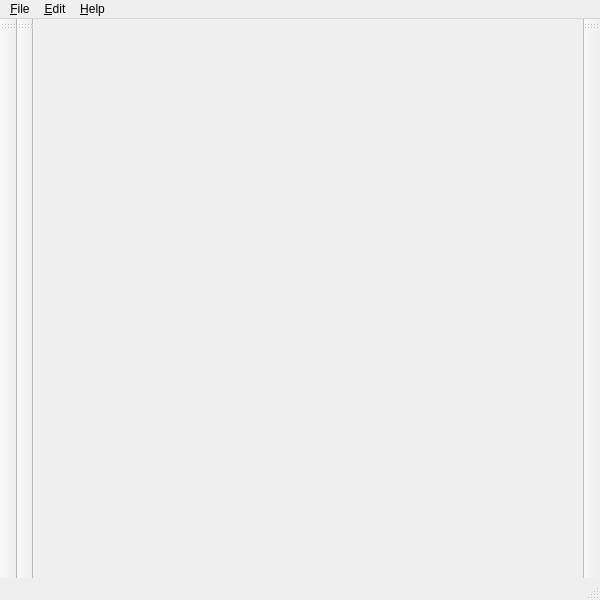
<?xml version="1.0" encoding="UTF-8"?>
<ui version="4.0">
 <class>MainWindow</class>
 <widget class="QMainWindow" name="MainWindow">
  <property name="geometry">
   <rect>
    <x>0</x>
    <y>0</y>
    <width>600</width>
    <height>600</height>
   </rect>
  </property>
  <property name="windowTitle">
   <string>QtMindMap</string>
  </property>
  <property name="windowIcon">
   <iconset resource="../images/qtmindmap.qrc">
    <normaloff>:/qtmindmap.svg</normaloff>:/qtmindmap.svg</iconset>
  </property>
  <widget class="QWidget" name="centralWidget"/>
  <widget class="QMenuBar" name="menuBar">
   <property name="geometry">
    <rect>
     <x>0</x>
     <y>0</y>
     <width>600</width>
     <height>21</height>
    </rect>
   </property>
   <widget class="QMenu" name="menuFile">
    <property name="title">
     <string>&amp;File</string>
    </property>
    <addaction name="actionNew"/>
    <addaction name="actionOpen"/>
    <addaction name="actionSave"/>
    <addaction name="actionSaveAs"/>
    <addaction name="actionClose"/>
    <addaction name="separator"/>
    <addaction name="actionExport"/>
    <addaction name="separator"/>
    <addaction name="actionQuit"/>
   </widget>
   <widget class="QMenu" name="menuHelp">
    <property name="title">
     <string>&amp;Help</string>
    </property>
    <addaction name="actionAbout_QtMindMap"/>
   </widget>
   <widget class="QMenu" name="menuEdit">
    <property name="title">
     <string>&amp;Edit</string>
    </property>
   </widget>
   <addaction name="menuFile"/>
   <addaction name="menuEdit"/>
   <addaction name="menuHelp"/>
  </widget>
  <widget class="QToolBar" name="mainToolBar">
   <property name="windowTitle">
    <string>main toolbar</string>
   </property>
   <attribute name="toolBarArea">
    <enum>LeftToolBarArea</enum>
   </attribute>
   <attribute name="toolBarBreak">
    <bool>false</bool>
   </attribute>
  </widget>
  <widget class="QStatusBar" name="statusBar"/>
  <widget class="QToolBar" name="statusIcons_toolBar">
   <property name="enabled">
    <bool>true</bool>
   </property>
   <property name="windowTitle">
    <string>insert status icons</string>
   </property>
   <attribute name="toolBarArea">
    <enum>RightToolBarArea</enum>
   </attribute>
   <attribute name="toolBarBreak">
    <bool>false</bool>
   </attribute>
  </widget>
  <widget class="QToolBar" name="undoToolBar">
   <property name="windowTitle">
    <string>undo toolbar</string>
   </property>
   <attribute name="toolBarArea">
    <enum>LeftToolBarArea</enum>
   </attribute>
   <attribute name="toolBarBreak">
    <bool>true</bool>
   </attribute>
  </widget>
  <action name="actionNew">
   <property name="enabled">
    <bool>true</bool>
   </property>
   <property name="text">
    <string>&amp;New</string>
   </property>
   <property name="shortcut">
    <string notr="true">Ctrl+N</string>
   </property>
  </action>
  <action name="actionOpen">
   <property name="enabled">
    <bool>true</bool>
   </property>
   <property name="text">
    <string>&amp;Open</string>
   </property>
   <property name="shortcut">
    <string notr="true">Ctrl+O</string>
   </property>
  </action>
  <action name="actionSave">
   <property name="enabled">
    <bool>false</bool>
   </property>
   <property name="text">
    <string>&amp;Save</string>
   </property>
   <property name="shortcut">
    <string notr="true">Ctrl+S</string>
   </property>
  </action>
  <action name="actionQuit">
   <property name="text">
    <string>&amp;Quit</string>
   </property>
   <property name="shortcut">
    <string notr="true">Ctrl+Q</string>
   </property>
  </action>
  <action name="actionAbout_QtMindMap">
   <property name="text">
    <string>&amp;About QtMindMap</string>
   </property>
  </action>
  <action name="actionClose">
   <property name="enabled">
    <bool>false</bool>
   </property>
   <property name="text">
    <string>&amp;Close</string>
   </property>
   <property name="shortcut">
    <string notr="true">Ctrl+W</string>
   </property>
  </action>
  <action name="actionExport">
   <property name="enabled">
    <bool>false</bool>
   </property>
   <property name="text">
    <string>E&amp;xport</string>
   </property>
   <property name="toolTip">
    <string>Export</string>
   </property>
   <property name="shortcut">
    <string notr="true">Ctrl+X</string>
   </property>
  </action>
  <action name="actionSaveAs">
   <property name="enabled">
    <bool>false</bool>
   </property>
   <property name="text">
    <string>Save&amp;As</string>
   </property>
   <property name="shortcut">
    <string>Ctrl+A</string>
   </property>
  </action>
  <action name="actionKeys">
   <property name="text">
    <string>&amp;Keys</string>
   </property>
  </action>
  <action name="actionUndo">
   <property name="text">
    <string>Undo</string>
   </property>
  </action>
  <action name="actionRedo">
   <property name="text">
    <string>Redo</string>
   </property>
  </action>
 </widget>
 <layoutdefault spacing="6" margin="11"/>
 <resources>
  <include location="../images/qtmindmap.qrc"/>
 </resources>
 <connections/>
 <slots>
  <signal>cica()</signal>
  <signal>rdfgdfg()</signal>
 </slots>
</ui>
